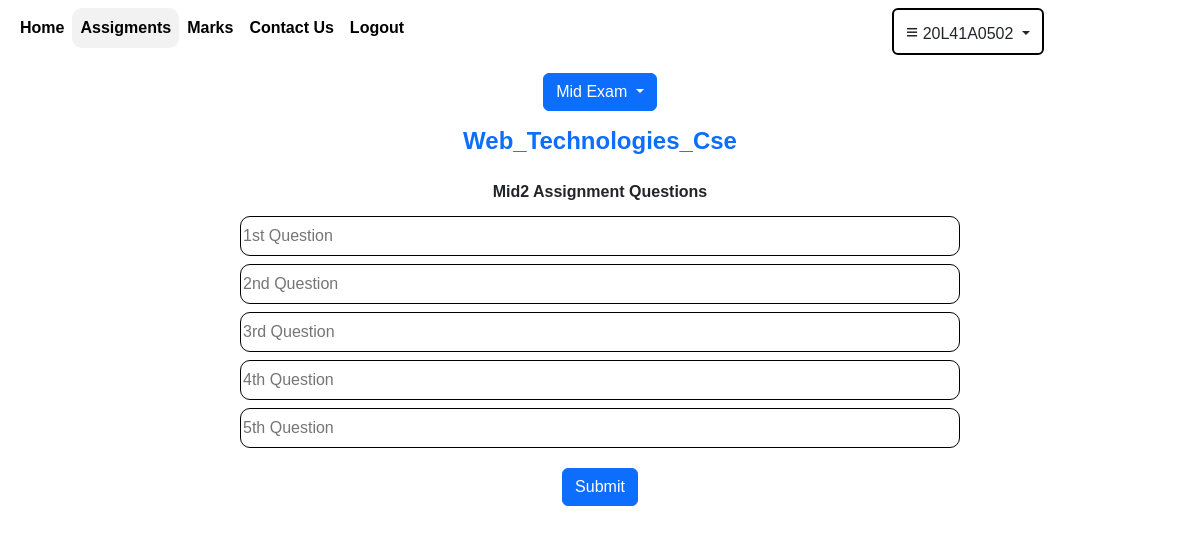
The page /mid2 (signed in) on the database its author committed.
### user/models.py (models this page shows, shortened)
class LoginDetails(models.Model):
    username=models.CharField(max_length=20,primary_key=True)
    password=models.CharField(max_length=20)
    name=models.CharField(max_length=100)
    usertype=models.CharField(max_length=30,default="usertype")
    dept=models.CharField(max_length=30,default="department")

class Assignments(models.Model):
    sub=models.CharField(max_length=30,default="",primary_key=True)
    mid=models.CharField(max_length=200,default="mid")
    q1=models.CharField(max_length=200,default="",blank=True)
    q2=models.CharField(max_length=200,default="",blank=True)
    q3=models.CharField(max_length=200,default="",blank=True)
    q4=models.CharField(max_length=200,default="",blank=True)
    q5=models.CharField(max_length=200,default="",blank=True)
    q6=models.CharField(max_length=200,default="",blank=True)
    q7=models.CharField(max_length=200,default="",blank=True)
    q8=models.CharField(max_length=200,default="",blank=True)
    q9=models.CharField(max_length=200,default="",blank=True)
    q10=models.CharField(max_length=200,default="",blank=True)

### user/views.py (the view, shortened to what this page needs)
# urls.py: path('mid2',views.mid2),
def mid2(request):
    uname=request.session.get('uname')
    fac=LoginDetails.objects.get(username=uname)
    sub=fac.dept
    try:
        ans=Assignments.objects.get(sub=sub)
        ans.mid="Mid2"
    except:
        ans=Assignments.objects.create(sub=sub,mid="Mid2")
    ans.save()
    return render(request,'mid2.html',{'fac':fac,'ans':ans,'flag':-1})

### user/templates/mid2.html (shortened to what this page needs)
{% extends 'assignments.html' %}
{% block d %}
<center>
  <div class="mt-3 h4 mb-0" style="width:50vw;color:#0d6efd;">
         <b>{{fac.dept}}</b>
  </div>
  </center>
<br>
<form action='/mid2' method='post'>
<center>
  <label for="exampleFormControlTextarea1" class="form-label"><strong>{{ans.mid}} Assignment Questions</strong></label><br>
  <div class="mb-3 outer">
    <input type="textfield" class="my-1 input" style="border:1px solid black;height:40px;border-radius:10px;" name="q6" placeholder="1st Question" value="{{ans.q6}}"><br>
    <input type="textfield" class="my-1 input" style="border:1px solid black;height:40px;border-radius:10px;" name="q7" placeholder="2nd Question" value="{{ans.q7}}"><br>
    <input type="textfield" class="my-1 input" style="border:1px solid black;height:40px;border-radius:10px;" name="q8" placeholder="3rd Question" value="{{ans.q8}}"><br>
    <input type="textfield" class="my-1 input" style="border:1px solid black;height:40px;border-radius:10px;" name="q9" placeholder="4th Question" value="{{ans.q9}}"><br>
    <input type="textfield" class="my-1 input" style="border:1px solid black;height:40px;border-radius:10px;" name="q10" placeholder="5th Question" value="{{ans.q10}}">
</div>
  <input type="submit" class="btn btn-primary">
</center>
</form>
{% endblock %}

### user/templates/base2.html (shortened to what this page needs)
<html>
<head>
    <link href="https://cdn.jsdelivr.net/npm/bootstrap@5.3.0-alpha1/dist/css/bootstrap.min.css" rel="stylesheet">
</head>
<body class="" style="background-color:#fff">
    <nav class="navbar navi navbar-expand-lg sticky-top" style="background-color:#fff;">
        <div class="container-fluid">
          <div class="collapse navbar-collapse" id="navbarNav">
            <center>
            <ul class="navbar-nav">
              <li class="nav-item">
                <a class="nav-link" href="/faculty" id="home" style="color:black;border:0px;"><strong>Home</strong></a>
              </li>
              <li class="nav-item">
                <a class="nav-link" href="/assignments" id="assignment" style="color:black;border:0px;"><strong>Assigments</strong></a>
              </li>
              <li class="nav-item">
                <a class="nav-link" href="/marks" id="marks" style="color:black;border:0px;"><strong>Marks</strong></a>
              </li>
              <li class="nav-item">
                <a class="nav-link" href="/contact_students" id="contactus" style="color:black;border:0px;"><strong>Contact Us</strong></a>
              </li>
              <li class="nav-item">
                <a class="nav-link" href="/logoutf" id="logout" style="color:black;border:0px;"><strong>Logout</strong></a>
              </li>
              <li class="nav-item dropdown" id="log"style="position:relative;left:40vw;">
                <button class="btn dropdown-toggle" data-bs-toggle="dropdown" style="border:2px solid black;"aria-expanded="false">
                 <p style="font-size:130%;display:inline;">&equiv;</p> {{fac.username}}
                </button>
              </li>
            </ul>
          </center>
          </div>
        </div>
      </nav>
      {% block content %}
      {% endblock %}
    </body>
</html>

### rows shown on the page
LoginDetails: username "20L41A0502", dept "Web_Technologies_Cse"
Assignments: mid "Mid2"
